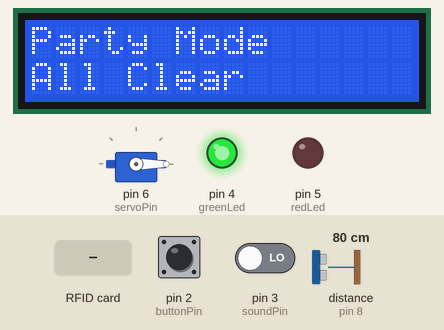
Recording of a sketch running on a simulated Arduino Uno, built with avr-gcc and run on an emulated ATmega328P. Shown: servo, 16×2 character LCD, output pins drawn as LEDs (lit = HIGH). Wiring (inferred from the names in the program): ultrasonic range finder: trigger pin 7; echo pin 8. The inputs (shaded band) are chosen by the test bench; at power-on: pin 2 (buttonPin) HIGH, distance to the obstacle (sensor on pin 8) 80 cm, pin 3 (soundPin) LOW. The echo pulse lasts 58.3 µs per cm; pins used as bus, display or sensor lines are not drawn; what the sketch prints to the serial monitor is not drawn.

Above: at 3.3 s.
3.4 s: pin 2 (buttonPin) pulled LOW for 1 s
At 4.1 s:
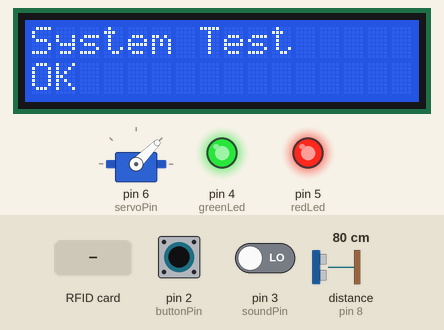
5.9 s: distance to the obstacle (sensor on pin 8) set to 22 cm
7.4 s: distance to the obstacle (sensor on pin 8) set to 18 cm
At 8.5 s:
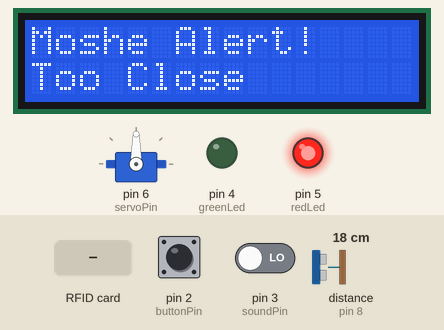
9.1 s: RFID card BC 49 D8 37 held to the reader
At 9.8 s:
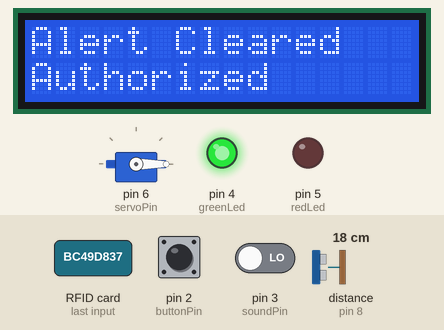
10.8 s: RFID card 5E 7A 19 C4 held to the reader
At 11.6 s:
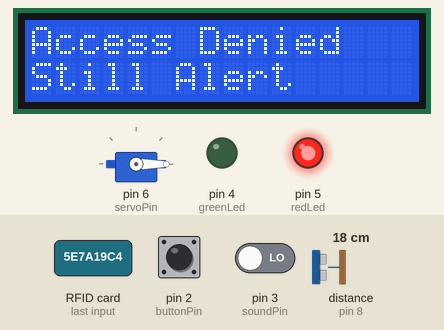
13.3 s: distance to the obstacle (sensor on pin 8) set to 35 cm
At 14.9 s:
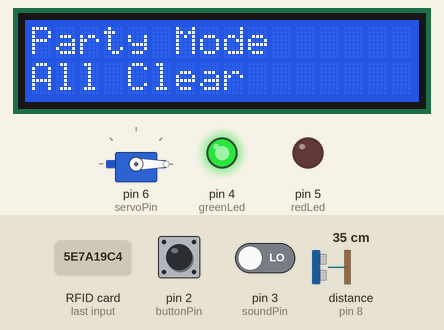
Timing chart, 0 to 16.1 s (numbered marks = the images above; inputs shaded):
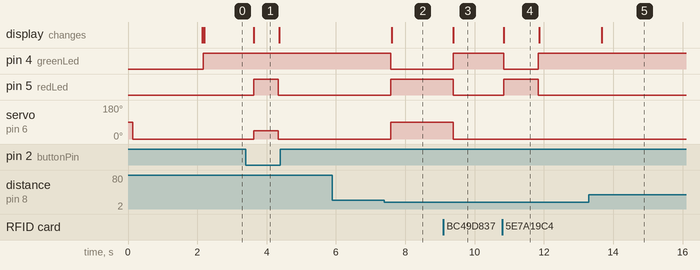

Measured:
- the behaviour switches between 21 and 20 cm on distance to the obstacle (sensor on pin 8) (found by bisection; images 1 and 2)
- after the input at 3.4 s, pin 5 (redLed): LOW → HIGH after 0.23 s, → LOW 0.70 s later; servo on pin 6 (servoPin): 0° → 45° after 0.23 s, → 0° 0.70 s later; the display: changes after 0.23 s (image 1)
- after the input at 5.9 s, every drawn part: stays the same
- after the input at 7.4 s, pin 4 (greenLed): HIGH → LOW after 0.18 s; pin 5 (redLed): LOW → HIGH after 0.18 s; servo on pin 6 (servoPin): 0° → 90° after 0.18 s; the display: changes after 0.21 s (image 2)
- after the input at 9.1 s, pin 4 (greenLed): LOW → HIGH after 0.28 s; pin 5 (redLed): HIGH → LOW after 0.28 s; servo on pin 6 (servoPin): 90° → 0° after 0.28 s; the display: changes after 0.28 s (image 3)
- after the input at 10.8 s, pin 4 (greenLed): HIGH → LOW at once, → HIGH 1.0 s later; pin 5 (redLed): LOW → HIGH at once, → LOW 1.0 s later; the display: changes at once (image 4)
- after the input at 13.3 s, the display: changes after 0.36 s (image 5)
- what the display in image 1 shows lasts 0.8 s, from 3.6 s to 4.4 s

The sketch:

ARD.ino
```cpp
#include <Servo.h>
#include <Wire.h>
#include <LiquidCrystal_I2C.h>
#include <SPI.h>
#include <MFRC522.h>

Servo mosheServo;

// LCD
LiquidCrystal_I2C lcd(0x27, 16, 2);

// RFID pins
#define SS_PIN 10
#define RST_PIN 9
MFRC522 rfid(SS_PIN, RST_PIN);

// Authorized card UID: BC 49 D8 37
byte authorizedUID[4] = {0xBC, 0x49, 0xD8, 0x37};

// Pins
const int buttonPin = 2;
const int soundPin = 3;

const int greenLed = 4;
const int redLed = 5;

const int servoPin = 6;

const int trigPin = 7;
const int echoPin = 8;

// Thresholds
const int alertThreshold = 20;
const int minDistance = 2;
const int maxDistance = 400;

// Variables
long duration;
float distance;

bool lastButtonState = HIGH;
bool alertCleared = false;

volatile bool soundEvent = false;
bool noiseDetected = false;
unsigned long noiseUntil = 0;
const unsigned long noiseHoldTime = 2000; // Keeps noise alert for 2 seconds

int currentMode = -1;
// 0 = Party Mode
// 1 = Moshe Alert
// 2 = Noise Alert
// 3 = Alert Cleared

void setup()
{
  Serial.begin(9600);

  pinMode(buttonPin, INPUT_PULLUP);
  pinMode(soundPin, INPUT);

  pinMode(trigPin, OUTPUT);
  pinMode(echoPin, INPUT);

  pinMode(greenLed, OUTPUT);
  pinMode(redLed, OUTPUT);

  mosheServo.attach(servoPin);

  lcd.init();
  lcd.backlight();

  SPI.begin();
  rfid.PCD_Init();

  // Catch fast sound changes on D3
  attachInterrupt(digitalPinToInterrupt(soundPin), soundChanged, CHANGE);

  digitalWrite(greenLed, LOW);
  digitalWrite(redLed, LOW);

  mosheServo.write(0);

  lcd.setCursor(0, 0);
  lcd.print("Moshe Alert");
  lcd.setCursor(0, 1);
  lcd.print("System Ready");

  Serial.println("Moshe Alert System Ready");
  Serial.println("RFID Ready");
  Serial.println("Sound sensor ready on D3");

  delay(2000);
  lcd.clear();
}

void loop()
{
  updateNoiseState();
  checkRFID();
  checkButton();

  distance = readDistance();

  if (distance == -1)
  {
    Serial.println("No valid echo - keeping last state");
  }
  else
  {
    bool mosheClose = (distance <= alertThreshold);
    bool dangerDetected = (mosheClose || noiseDetected);

    Serial.print("Distance: ");
    Serial.print(distance);
    Serial.print(" cm | Sound pin: ");
    Serial.print(digitalRead(soundPin));
    Serial.print(" | Noise: ");
    Serial.print(noiseDetected);
    Serial.print(" | ");

    if (!dangerDetected)
    {
      // System is safe again
      alertCleared = false;
      partyMode(distance);
    }
    else
    {
      if (alertCleared)
      {
        clearedMode();
      }
      else if (mosheClose)
      {
        mosheAlertMode(distance);
      }
      else if (noiseDetected)
      {
        noiseAlertMode(distance);
      }
    }
  }

  delay(300);
}

void soundChanged()
{
  soundEvent = true;
}

void updateNoiseState()
{
  int soundState = digitalRead(soundPin);

  // If there was a quick change OR the sensor is currently HIGH,
  // we treat it as noise.
  if (soundEvent || soundState == HIGH)
  {
    soundEvent = false;
    noiseDetected = true;
    noiseUntil = millis() + noiseHoldTime;
  }

  if (millis() > noiseUntil)
  {
    noiseDetected = false;
  }
}

float readDistance()
{
  digitalWrite(trigPin, LOW);
  delayMicroseconds(2);

  digitalWrite(trigPin, HIGH);
  delayMicroseconds(10);
  digitalWrite(trigPin, LOW);

  duration = pulseIn(echoPin, HIGH, 30000);

  if (duration == 0)
  {
    return -1;
  }

  float measuredDistance = duration * 0.034 / 2;

  if (measuredDistance < minDistance || measuredDistance > maxDistance)
  {
    return -1;
  }

  return measuredDistance;
}

void partyMode(float d)
{
  digitalWrite(greenLed, HIGH);
  digitalWrite(redLed, LOW);

  mosheServo.write(0);
  currentMode = 0;

  lcd.setCursor(0, 0);
  lcd.print("Party Mode      ");

  lcd.setCursor(0, 1);
  lcd.print("All Clear       ");

  Serial.println("Party Mode - all clear | Servo: 0");
}

void mosheAlertMode(float d)
{
  digitalWrite(greenLed, LOW);
  digitalWrite(redLed, HIGH);

  mosheServo.write(90);
  currentMode = 1;

  lcd.setCursor(0, 0);
  lcd.print("Moshe Alert!    ");

  lcd.setCursor(0, 1);
  lcd.print("Too Close       ");

  Serial.println("Moshe is too close | Servo: 90");
}

void noiseAlertMode(float d)
{
  digitalWrite(greenLed, LOW);
  digitalWrite(redLed, HIGH);

  mosheServo.write(90);
  currentMode = 2;

  lcd.setCursor(0, 0);
  lcd.print("Noise Alert!    ");

  lcd.setCursor(0, 1);
  lcd.print("High Sound      ");

  Serial.println("High noise detected | Servo: 90");
}

void clearedMode()
{
  digitalWrite(greenLed, HIGH);
  digitalWrite(redLed, LOW);

  mosheServo.write(0);
  currentMode = 3;

  lcd.setCursor(0, 0);
  lcd.print("Alert Cleared   ");

  lcd.setCursor(0, 1);
  lcd.print("Authorized      ");

  Serial.println("Alert cleared by RFID | Servo: 0");
}

void checkRFID()
{
  if (!rfid.PICC_IsNewCardPresent())
  {
    return;
  }

  if (!rfid.PICC_ReadCardSerial())
  {
    return;
  }

  Serial.print("Card UID: ");

  for (byte i = 0; i < rfid.uid.size; i++)
  {
    if (rfid.uid.uidByte[i] < 0x10)
    {
      Serial.print("0");
    }

    Serial.print(rfid.uid.uidByte[i], HEX);
    Serial.print(" ");
  }

  Serial.println();

  if (isAuthorizedCard())
  {
    Serial.println("Authorized RFID - Alert cleared");

    alertCleared = true;
    noiseDetected = false;
    soundEvent = false;

    lcd.clear();
    lcd.setCursor(0, 0);
    lcd.print("Alert Cleared");
    lcd.setCursor(0, 1);
    lcd.print("Authorized");

    digitalWrite(greenLed, HIGH);
    digitalWrite(redLed, LOW);

    mosheServo.write(0);
  }
  else
  {
    Serial.println("Unauthorized RFID - Alert still active");

    lcd.clear();
    lcd.setCursor(0, 0);
    lcd.print("Access Denied");
    lcd.setCursor(0, 1);
    lcd.print("Still Alert");

    digitalWrite(greenLed, LOW);
    digitalWrite(redLed, HIGH);

    delay(1000);
  }

  rfid.PICC_HaltA();
  rfid.PCD_StopCrypto1();
}

bool isAuthorizedCard()
{
  if (rfid.uid.size != 4)
  {
    return false;
  }

  for (byte i = 0; i < 4; i++)
  {
    if (rfid.uid.uidByte[i] != authorizedUID[i])
    {
      return false;
    }
  }

  return true;
}

void checkButton()
{
  bool buttonState = digitalRead(buttonPin);

  if (buttonState == LOW && lastButtonState == HIGH)
  {
    Serial.println("Button Pressed - System Test");

    lcd.clear();
    lcd.setCursor(0, 0);
    lcd.print("System Test");
    lcd.setCursor(0, 1);
    lcd.print("OK");

    digitalWrite(greenLed, HIGH);
    digitalWrite(redLed, HIGH);

    mosheServo.write(45);
    delay(700);

    digitalWrite(redLed, LOW);

    if ((currentMode == 1 || currentMode == 2) && !alertCleared)
    {
      mosheServo.write(90);
    }
    else
    {
      mosheServo.write(0);
    }
  }

  lastButtonState = buttonState;
}
```
